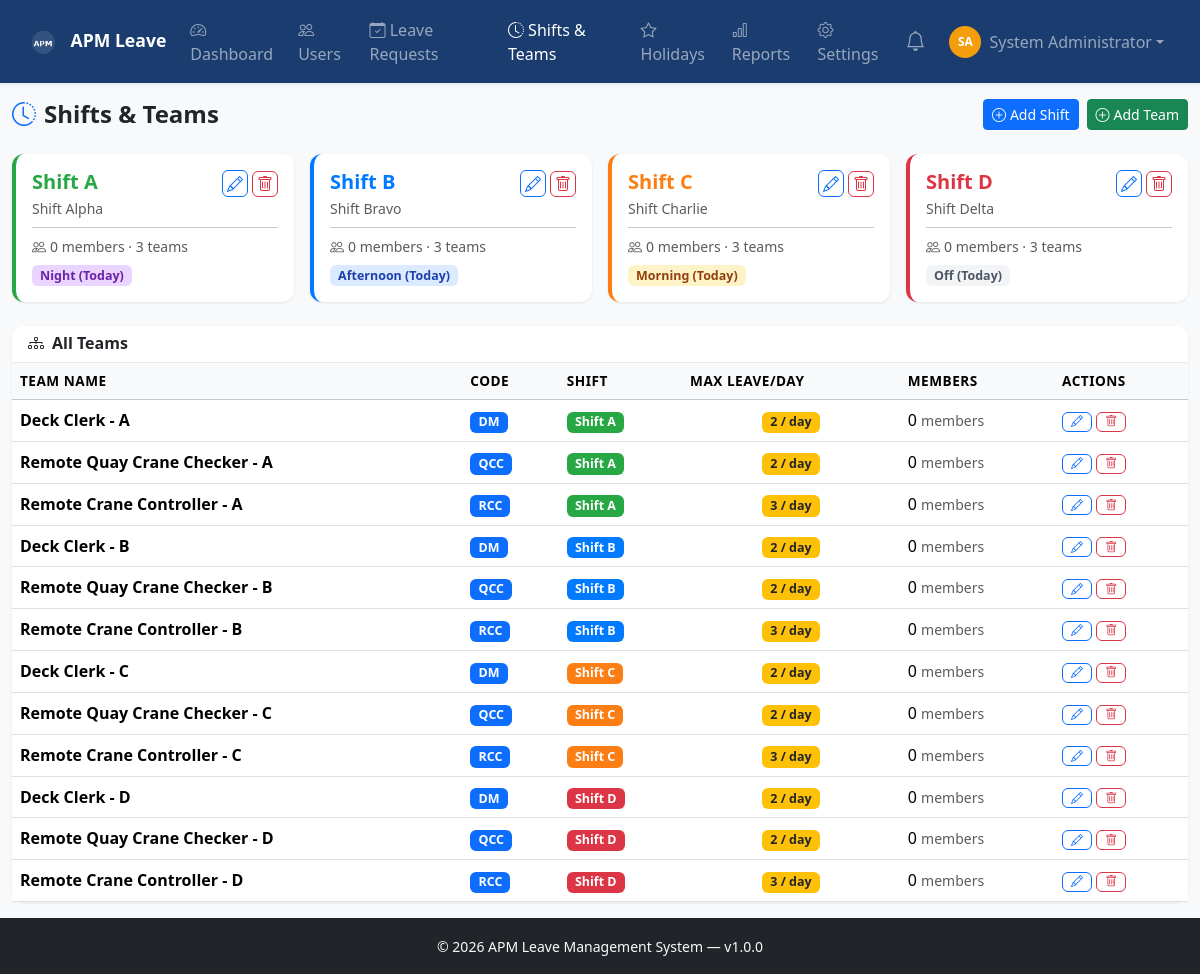
The app's page /admin/shifts.php (signed in) with its own data.
### tables this page shows
CREATE TABLE `shifts` (
  `id` INT(11) NOT NULL AUTO_INCREMENT,
  `name` VARCHAR(50) NOT NULL,
  `description` VARCHAR(255) DEFAULT NULL,
  `color` VARCHAR(7) DEFAULT '#007bff',
  `active` TINYINT(1) DEFAULT 1,
  `created_at` TIMESTAMP DEFAULT CURRENT_TIMESTAMP,
  PRIMARY KEY (`id`)
);

CREATE TABLE `teams` (
  `id` INT(11) NOT NULL AUTO_INCREMENT,
  `name` VARCHAR(100) NOT NULL,
  `code` VARCHAR(20) NOT NULL,
  `shift_id` INT(11) NOT NULL,
  `max_leave_per_day` INT(11) DEFAULT 2,
  `description` VARCHAR(255) DEFAULT NULL,
  `active` TINYINT(1) DEFAULT 1,
  `created_at` TIMESTAMP DEFAULT CURRENT_TIMESTAMP,
  PRIMARY KEY (`id`),
  KEY `shift_id` (`shift_id`),
  CONSTRAINT `teams_shift_fk` FOREIGN KEY (`shift_id`) REFERENCES `shifts` (`id`) ON DELETE CASCADE
);

### config/session.php (called while the page is built, shortened)
<?php
function e(mixed $value): string {
    return htmlspecialchars((string)$value, ENT_QUOTES | ENT_HTML5, 'UTF-8');
}
function currentUser(): array {
    return [
        'id'         => $_SESSION['user_id'] ?? 0,
        'email'      => $_SESSION['email'] ?? '',
        'first_name' => $_SESSION['first_name'] ?? '',
        'last_name'  => $_SESSION['last_name'] ?? '',
        'role'       => $_SESSION['role'] ?? '',
        'role_id'    => $_SESSION['role_id'] ?? 3,
        'shift_id'   => $_SESSION['shift_id'] ?? null,
        'team_id'    => $_SESSION['team_id'] ?? null,
        'full_name'  => trim(($_SESSION['first_name'] ?? '') . ' ' . ($_SESSION['last_name'] ?? '')),
    ];
}

### config/functions.php (called while the page is built, shortened)
<?php
function getShiftSchedule(int $shiftId, string $date): string {
    try {
        $pdo = getDB();
        $stmt = $pdo->prepare("SELECT schedule_type FROM shift_rotation WHERE shift_id = ? AND rotation_date = ?");
        $stmt->execute([$shiftId, $date]);
        $row = $stmt->fetch();
    } catch (Exception $e) {}
    $schedules = ['morning', 'afternoon', 'night', 'off'];
    $referenceDate = new DateTime('2025-01-01');
    $shiftOffsets = [
        1 => 0,
        2 => 3,
        3 => 2,
        4 => 1,
    ];
    $targetDate = new DateTime($date);
    $daysDiff = (int)$referenceDate->diff($targetDate)->format('%r%a');
    $offset = $shiftOffsets[$shiftId] ?? 0;
    $index = (($daysDiff + $offset) % 4 + 4) % 4;
    return $schedules[$index];
}

### admin/shifts.php (the view, shortened to what this page needs)
<?php
require_once BASE_PATH . '/config/session.php';
require_once BASE_PATH . '/config/functions.php';
$pdo = getDB();
$shifts = $pdo->query("SELECT * FROM shifts WHERE active=1 ORDER BY id")->fetchAll();
$teams  = $pdo->query("SELECT t.*, s.name as shift_name, s.color as shift_color, (SELECT COUNT(*) FROM users WHERE team_id=t.id AND active=1) as member_count FROM teams t JOIN shifts s ON t.shift_id=s.id WHERE t.active=1 ORDER BY s.id, t.code")->fetchAll();
$activePage = 'shifts';
include BASE_PATH . '/includes/header.php';
?>
<div class="d-flex justify-content-between align-items-center mb-4">
    <h4 class="fw-bold mb-0"><i class="bi bi-clock-history text-primary me-2"></i>Shifts & Teams</h4>
    <div class="d-flex gap-2">
        <button class="btn btn-primary btn-sm" data-bs-toggle="modal" data-bs-target="#shiftModal"><i class="bi bi-plus-circle me-1"></i>Add Shift</button>
        <button class="btn btn-success btn-sm" data-bs-toggle="modal" data-bs-target="#teamModal"><i class="bi bi-plus-circle me-1"></i>Add Team</button>
    </div>
</div>
<div class="row g-3 mb-4">
    <?php foreach ($shifts as $s):
        $shiftTeams = array_filter($teams, fn($t) => $t['shift_id'] == $s['id']);
        $totalMembers = array_sum(array_column($shiftTeams, 'member_count'));
    ?>
    <div class="col-md-6 col-xl-3">
        <div class="card h-100" style="border-left: 4px solid <?= e($s['color']) ?>">
            <div class="card-body">
                <div class="d-flex justify-content-between align-items-start">
                    <div>
                        <h5 class="fw-bold mb-1" style="color:<?= e($s['color']) ?>"><?= e($s['name']) ?></h5>
                        <div class="text-muted small"><?= e($s['description'] ?? '') ?></div>
                    </div>
                    <div class="d-flex gap-1">
                        <button class="btn btn-xs btn-outline-primary py-0 px-1" onclick="editShift(<?= htmlspecialchars(json_encode($s)) ?>)"><i class="bi bi-pencil"></i></button>
                        <form method="POST" class="d-inline">
                            <button type="submit" class="btn btn-xs btn-outline-danger py-0 px-1" data-confirm="Deactivate <?= e($s['name']) ?>?"><i class="bi bi-trash"></i></button>
                        </form>
                    </div>
                </div>
                <hr class="my-2">
                <div class="small text-muted mb-2"><i class="bi bi-people me-1"></i><?= $totalMembers ?> members &middot; <?= count($shiftTeams) ?> teams</div>
                <div class="d-flex flex-wrap gap-1 small">
                    <?php
                    $today = date('Y-m-d');
                    $sched = getShiftSchedule($s['id'], $today);
                    ?>
                    <span class="badge shift-<?= $sched ?>"><?= ucfirst($sched) ?> (Today)</span>
                </div>
            </div>
        </div>
    </div>
    <?php endforeach; ?>
</div>
<div class="card">
    <div class="card-header bg-white">
        <h6 class="mb-0 fw-bold"><i class="bi bi-diagram-3 me-2"></i>All Teams</h6>
    </div>
    <div class="card-body p-0">
        <div class="table-responsive">
            <table class="table table-hover mb-0">
                <thead class="table-light">
                    <tr>
                        <th>Team Name</th>
                        <th>Code</th>
                        <th>Shift</th>
                        <th>Max Leave/Day</th>
                        <th>Members</th>
                        <th>Actions</th>
                    </tr>
                </thead>
                <tbody>
                    <?php foreach ($teams as $t): ?>
                    <tr>
                        <td class="fw-semibold"><?= e($t['name']) ?></td>
                        <td><span class="badge bg-primary"><?= e($t['code']) ?></span></td>
                        <td><span class="badge" style="background:<?= e($t['shift_color']) ?>"><?= e($t['shift_name']) ?></span></td>
                        <td class="text-center"><span class="badge bg-warning text-dark"><?= $t['max_leave_per_day'] ?> / day</span></td>
                        <td><?= $t['member_count'] ?> <span class="text-muted small">members</span></td>
                        <td>
                            <button class="btn btn-xs btn-outline-primary py-0 px-2" style="font-size:0.75rem" onclick="editTeam(<?= htmlspecialchars(json_encode($t)) ?>)"><i class="bi bi-pencil"></i></button>
                            <form method="POST" class="d-inline">
                                <button type="submit" class="btn btn-xs btn-outline-danger py-0 px-2" style="font-size:0.75rem" data-confirm="Deactivate this team?"><i class="bi bi-trash"></i></button>
                            </form>
                        </td>
                    </tr>
                    <?php endforeach; ?>
                </tbody>
            </table>
        </div>
    </div>
</div>
<?php
include BASE_PATH . '/includes/footer.php';
?>

### includes/header.php (shortened to what this page needs)
<?php
require_once BASE_PATH . '/config/session.php';
require_once BASE_PATH . '/config/functions.php';
$user = currentUser();
$role = $user['role'];
?>
<!DOCTYPE html>
<html lang="en">
<head>
    <link href="https://cdn.jsdelivr.net/npm/bootstrap@5.3.2/dist/css/bootstrap.min.css" rel="stylesheet">
    <link href="https://cdn.jsdelivr.net/npm/bootstrap-icons@1.11.3/font/bootstrap-icons.css" rel="stylesheet">
    <link href="https://cdn.jsdelivr.net/npm/fullcalendar@6.1.10/index.global.min.css" rel="stylesheet">
    <link href="/APM/assets/css/main.css" rel="stylesheet">
</head>
<body class="bg-light">
<nav class="navbar navbar-expand-lg navbar-dark bg-primary-custom shadow-sm">
    <div class="container-fluid">
        <a class="navbar-brand fw-bold" href="/APM/<?= $role === 'admin' ? 'admin' : ($role === 'supervisor' ? 'supervisor' : 'operator') ?>/dashboard.php">
            <img src="/APM/assets/icons/icon-48.png" alt="APM" width="30" class="me-2">
            APM Leave
        </a>
        <div class="collapse navbar-collapse" id="navMain">
            <ul class="navbar-nav me-auto">
                <?php if ($role === 'admin'): ?>
                    <li class="nav-item"><a class="nav-link <?= ($activePage??'') === 'dashboard' ? 'active' : '' ?>" href="/APM/admin/dashboard.php"><i class="bi bi-speedometer2"></i> Dashboard</a></li>
                    <li class="nav-item"><a class="nav-link <?= ($activePage??'') === 'users' ? 'active' : '' ?>" href="/APM/admin/users.php"><i class="bi bi-people"></i> Users</a></li>
                    <li class="nav-item"><a class="nav-link <?= ($activePage??'') === 'leaves' ? 'active' : '' ?>" href="/APM/admin/leaves.php"><i class="bi bi-calendar-check"></i> Leave Requests</a></li>
                    <li class="nav-item"><a class="nav-link <?= ($activePage??'') === 'shifts' ? 'active' : '' ?>" href="/APM/admin/shifts.php"><i class="bi bi-clock-history"></i> Shifts & Teams</a></li>
                    <li class="nav-item"><a class="nav-link <?= ($activePage??'') === 'holidays' ? 'active' : '' ?>" href="/APM/admin/holidays.php"><i class="bi bi-star"></i> Holidays</a></li>
                    <li class="nav-item"><a class="nav-link <?= ($activePage??'') === 'reports' ? 'active' : '' ?>" href="/APM/admin/reports.php"><i class="bi bi-bar-chart"></i> Reports</a></li>
                    <li class="nav-item"><a class="nav-link <?= ($activePage??'') === 'settings' ? 'active' : '' ?>" href="/APM/admin/settings.php"><i class="bi bi-gear"></i> Settings</a></li>
                <?php endif; ?>
            </ul>
            <ul class="navbar-nav align-items-center">
                <li class="nav-item me-2">
                    <a class="nav-link position-relative" href="/APM/<?= $role === 'admin' ? 'admin' : ($role === 'supervisor' ? 'supervisor' : 'operator') ?>/notifications.php">
                        <i class="bi bi-bell fs-5"></i>
                    </a>
                </li>
                <li class="nav-item dropdown">
                    <a class="nav-link dropdown-toggle d-flex align-items-center" href="#" data-bs-toggle="dropdown">
                        <div class="avatar-sm me-2"><?= strtoupper(substr($user['first_name'],0,1) . substr($user['last_name'],0,1)) ?></div>
                        <span class="d-none d-md-inline"><?= e($user['full_name']) ?></span>
                    </a>
                </li>
            </ul>
        </div>
    </div>
</nav>
<div class="container-fluid py-3">

### includes/footer.php (shortened to what this page needs)
</div>
<footer class="footer mt-auto py-3 bg-dark text-light">
    <div class="container-fluid text-center">
        <small>&copy; <?= date('Y') ?> APM Leave Management System &mdash; v<?= APP_VERSION ?></small>
    </div>
</footer>
</body>
</html>

### assets/css/main.css (style rules this page uses)
:root { --primary: #1a3c6e; --primary-light: #2563a8; --secondary: #e8f0fe; --accent: #f59e0b; --success: #10b981; --danger: #ef4444; --warning: #f59e0b; --info: #3b82f6; --dark: #1e293b; --sidebar-w: 250px; }
body { font-family: 'Segoe UI', system-ui, sans-serif; background: #f1f5f9; }
.bg-primary-custom { background: var(--primary) !important; }
.avatar-sm { width: 32px; height: 32px; border-radius: 50%; background: var(--accent); color: white; display: inline-flex; align-items: center; justify-content: center; font-size: 12px; font-weight: 700; }
.card { border: none; box-shadow: 0 1px 3px rgba(0,0,0,0.08); border-radius: 12px; }
.card-header { border-radius: 12px 12px 0 0 !important; border-bottom: 1px solid rgba(0,0,0,0.08); }
.navbar-dark.bg-primary-custom { padding: 0.6rem 1rem; }
.navbar-brand { font-size: 1.1rem; }
.table th { font-weight: 600; font-size: 0.85rem; text-transform: uppercase; letter-spacing: 0.5px; }
.badge { font-size: 0.78rem; font-weight: 600; }
footer { background: var(--dark) !important; }
.shift-morning { background: #fef3c7; color: #92400e; }
.shift-afternoon { background: #dbeafe; color: #1e40af; }
.shift-night { background: #e9d5ff; color: #6b21a8; }
.shift-off { background: #f3f4f6; color: #4b5563; }

### records on screen
shifts: name "Shift A", description "Shift Alpha", totalMembers "0", count($shiftTeams) "3", sched "Night"
shifts: name "Shift B", description "Shift Bravo", totalMembers "0", count($shiftTeams) "3", sched "Afternoon"
shifts: name "Shift C", description "Shift Charlie", totalMembers "0", count($shiftTeams) "3", sched "Morning"
shifts: name "Shift D", description "Shift Delta", totalMembers "0", count($shiftTeams) "3", sched "Off"
teams: name "Deck Clerk - A", code "DM", shift.name "Shift A", max_leave_per_day "2", member_count "0"
teams: name "Remote Quay Crane Checker - A", code "QCC", shift.name "Shift A", max_leave_per_day "2", member_count "0"
teams: name "Remote Crane Controller - A", code "RCC", shift.name "Shift A", max_leave_per_day "3", member_count "0"
teams: name "Deck Clerk - B", code "DM", shift.name "Shift B", max_leave_per_day "2", member_count "0"
teams: name "Remote Quay Crane Checker - B", code "QCC", shift.name "Shift B", max_leave_per_day "2", member_count "0"
teams: name "Remote Crane Controller - B", code "RCC", shift.name "Shift B", max_leave_per_day "3", member_count "0"
teams: name "Deck Clerk - C", code "DM", shift.name "Shift C", max_leave_per_day "2", member_count "0"
teams: name "Remote Quay Crane Checker - C", code "QCC", shift.name "Shift C", max_leave_per_day "2", member_count "0"
teams: name "Remote Crane Controller - C", code "RCC", shift.name "Shift C", max_leave_per_day "3", member_count "0"
teams: name "Deck Clerk - D", code "DM", shift.name "Shift D", max_leave_per_day "2", member_count "0"
teams: name "Remote Quay Crane Checker - D", code "QCC", shift.name "Shift D", max_leave_per_day "2", member_count "0"
teams: name "Remote Crane Controller - D", code "RCC", shift.name "Shift D", max_leave_per_day "3", member_count "0"

### other values on screen
substr($user['first_name'],0,1) . substr($user['last_name'],0,1) "SA"
$user['full_name'] "System Administrator"
APP_VERSION "1.0.0"
